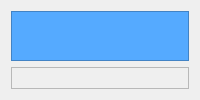
            <widget class="QWidget" name="pg_abre_caixa">
             <property name="styleSheet">
              <string notr="true">QFrame{

}
QLabel{

background-color: #000000ff;
color: rgb(255, 255, 255);

}
QLineEdit{
border: 0px;
color: rgb(255, 255, 255);
border-bottom: 2px solid  rgb(0, 111, 167);

}
QPushButton{
background-color: rgb(0, 32, 49);
border-radius: 15px;
color: rgb(255, 255, 255);
font: 77 10pt &quot;Arial Black&quot;;
}
QPushButton:hover{
background-color:white;
border-radius: 15px;
color: rgb(0, 0, 0);
font: 77 10pt &quot;Arial Black&quot;;
}
QTableWidget{
background-color: rgb(255, 255, 255);
color: rgb(0, 0, 0);
gridline-color: rgb(0, 111, 167);

color: #000000;
}
QHeaderView::section{
background-color: rgb(0, 111, 167);
border: 1px solid rgb(0, 0, 0);

}
QTableWidget QTableCornerButton::section{
background-color: rgb(0, 0, 0);
border: 1px solid rgb(0,111, 167);
}</string>
             </property>
             <layout class="QGridLayout" name="gridLayout_28">
              <item row="0" column="0">
               <layout class="QVBoxLayout" name="verticalLayout_56">
                <item>
                 <widget class="QFrame" name="frame_11">
                  <property name="maximumSize">
                   <size>
                    <width>16777215</width>
                    <height>50</height>
                   </size>
                  </property>
                  <property name="styleSheet">
                   <string notr="true">background-color: rgb(85, 170, 255);</string>
                  </property>
                  <property name="frameShape">
                   <enum>QFrame::StyledPanel</enum>
                  </property>
                  <property name="frameShadow">
                   <enum>QFrame::Raised</enum>
                  </property>
                  <layout class="QGridLayout" name="gridLayout_29">
                   <item row="0" column="0">
                    <widget class="QLabel" name="lbl_abre_caixa">
                     <property name="font">
                      <font>
                       <pointsize>20</pointsize>
                      </font>
                     </property>
                     <property name="text">
                      <string/>
                     </property>
                     <property name="alignment">
                      <set>Qt::AlignCenter</set>
                     </property>
                    </widget>
                   </item>
                  </layout>
                 </widget>
                </item>
                <item>
                 <widget class="QFrame" name="frame_10">
                  <property name="frameShape">
                   <enum>QFrame::StyledPanel</enum>
                  </property>
                  <property name="frameShadow">
                   <enum>QFrame::Raised</enum>
                  </property>
                  <widget class="QWidget" name="layoutWidget">
                   <property name="geometry">
                    <rect>
                     <x>20</x>
                     <y>50</y>
                     <width>691</width>
                     <height>60</height>
                    </rect>
                   </property>
                   <layout class="QVBoxLayout" name="verticalLayout_57">
                    <item>
                     <widget class="QLabel" name="lbl_entrada_operador">
                      <property name="font">
                       <font>
                        <pointsize>15</pointsize>
                       </font>
                      </property>
                      <property name="text">
                       <string>TextLabel</string>
                      </property>
                     </widget>
                    </item>
                    <item>
                     <widget class="QLineEdit" name="txt_operador">
                      <property name="font">
                       <font>
                        <pointsize>15</pointsize>
                       </font>
                      </property>
                     </widget>
                    </item>
                   </layout>
                  </widget>
                  <widget class="QFrame" name="frm_autorizacao">
                   <property name="geometry">
                    <rect>
                     <x>311</x>
                     <y>111</y>
                     <width>400</width>
                     <height>150</height>
                    </rect>
                   </property>
                   <property name="maximumSize">
                    <size>
                     <width>400</width>
                     <height>150</height>
                    </size>
                   </property>
                   <property name="styleSheet">
                    <string notr="true">background-color: rgb(231, 231, 231);</string>
                   </property>
                   <property name="frameShape">
                    <enum>QFrame::StyledPanel</enum>
                   </property>
                   <property name="frameShadow">
                    <enum>QFrame::Raised</enum>
                   </property>
                   <layout class="QGridLayout" name="gridLayout_30">
                    <item row="1" column="0">
                     <layout class="QVBoxLayout" name="verticalLayout_58">
                      <item>
                       <layout class="QHBoxLayout" name="horizontalLayout_39">
                        <item>
                         <widget class="QLabel" name="label_86">
                          <property name="styleSheet">
                           <string notr="true">color: rgb(0, 0, 0);</string>
                          </property>
                          <property name="text">
                           <string>USUÁRIO</string>
                          </property>
                         </widget>
                        </item>
                        <item>
                         <widget class="QLineEdit" name="txt_usuario_caixa">
                          <property name="styleSheet">
                           <string notr="true">color: rgb(0, 0, 0);</string>
                          </property>
                          <property name="placeholderText">
                           <string>user name</string>
                          </property>
                         </widget>
                        </item>
                       </layout>
                      </item>
                      <item>
                       <layout class="QHBoxLayout" name="horizontalLayout_38">
                        <item>
                         <widget class="QLabel" name="label_87">
                          <property name="styleSheet">
                           <string notr="true">color: rgb(0, 0, 0);</string>
                          </property>
                          <property name="text">
                           <string>SENHA</string>
                          </property>
                         </widget>
                        </item>
                        <item>
                         <widget class="QLineEdit" name="txt_senha_caixa">
                          <property name="styleSheet">
                           <string notr="true">color: rgb(0, 0, 0);</string>
                          </property>
                          <property name="echoMode">
                           <enum>QLineEdit::Password</enum>
                          </property>
                         </widget>
                        </item>
                       </layout>
                      </item>
                     </layout>
                    </item>
                    <item row="0" column="0">
                     <widget class="QLabel" name="label_85">
                      <property name="maximumSize">
                       <size>
                        <width>16777215</width>
                        <height>30</height>
                       </size>
                      </property>
                      <property name="font">
                       <font>
                        <pointsize>15</pointsize>
                       </font>
                      </property>
                      <property name="styleSheet">
                       <string notr="true">background-color: rgb(0, 147, 221);</string>
                      </property>
                      <property name="text">
                       <string>AUTORIZAÇÃO</string>
                      </property>
                      <property name="alignment">
                       <set>Qt::AlignCenter</set>
                      </property>
                     </widget>
                    </item>
                   </layout>
                  </widget>
                 </widget>
                </item>
               </layout>
              </item>
             </layout>
            </widget>
